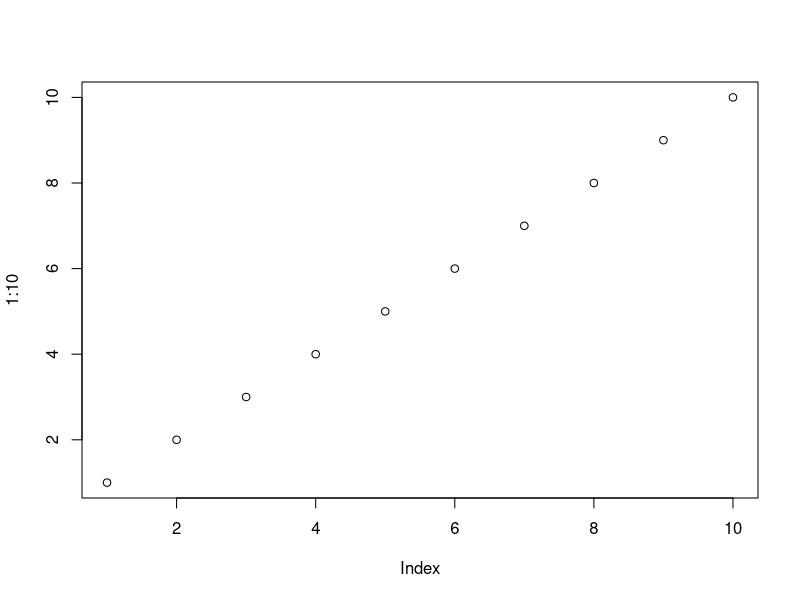
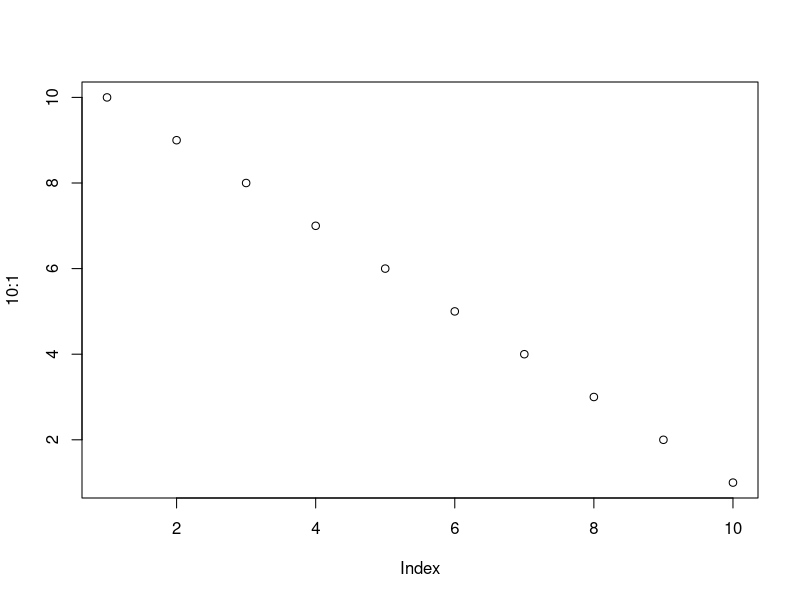
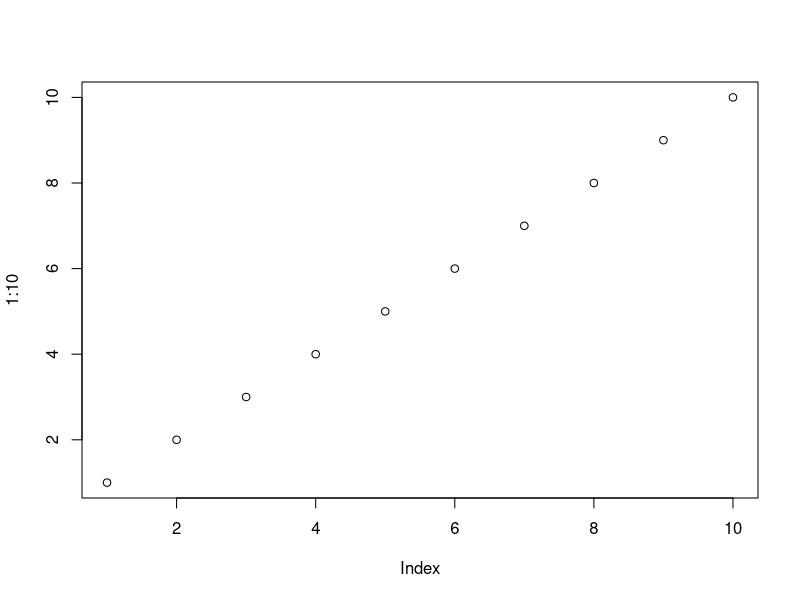
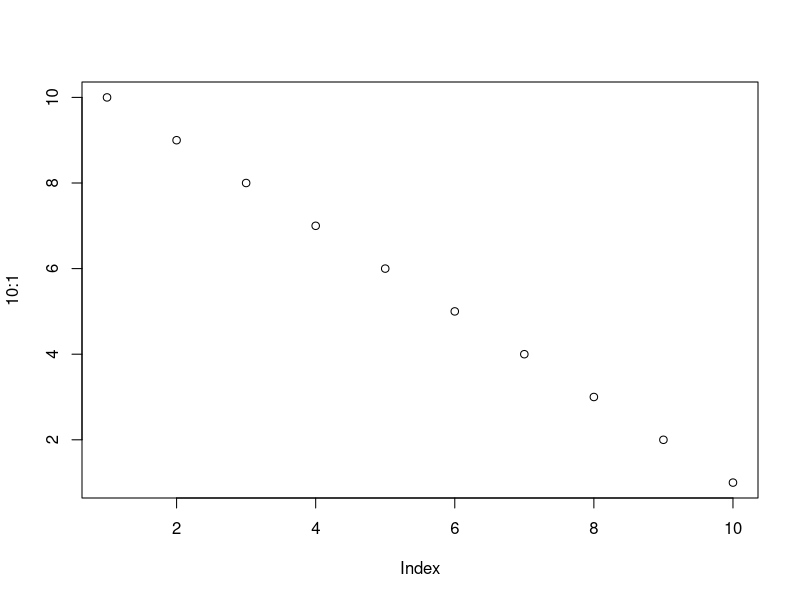
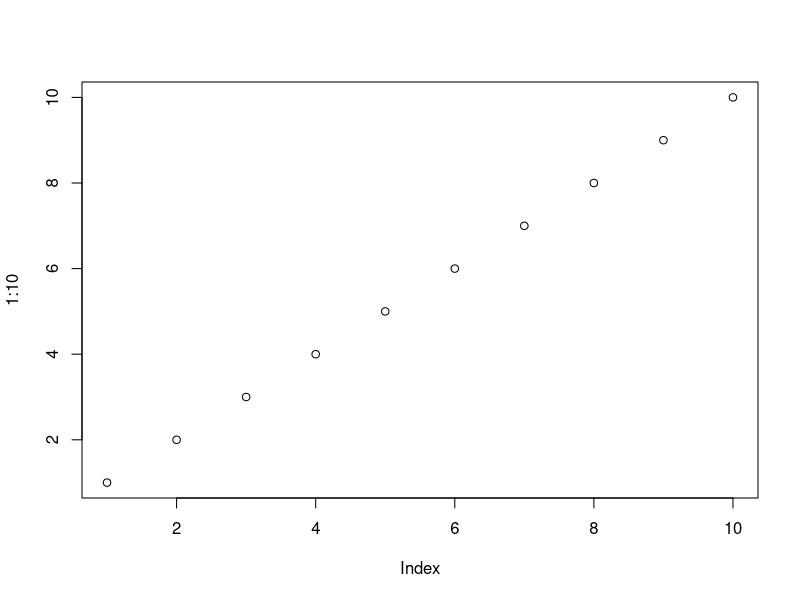
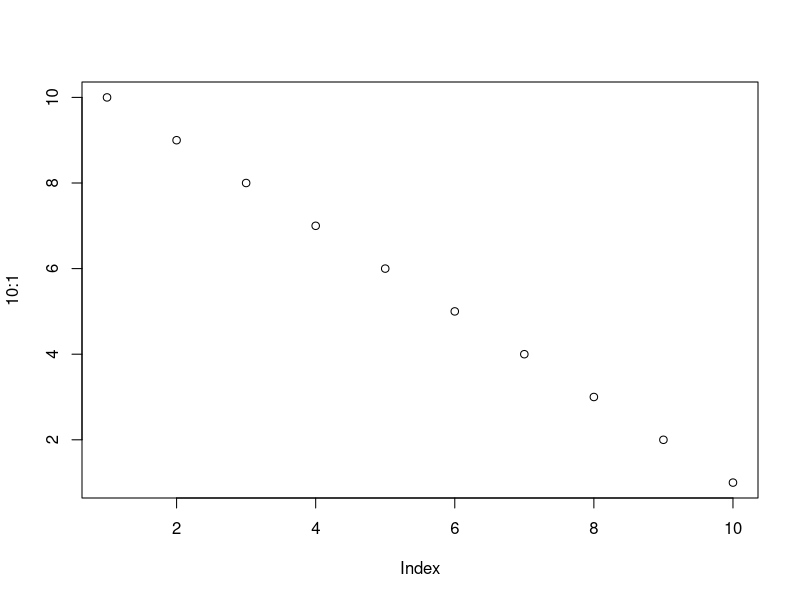
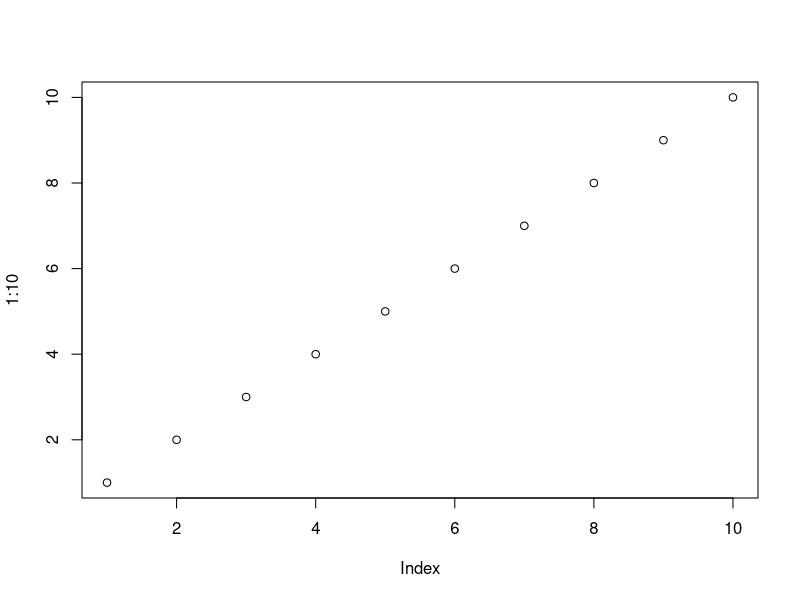
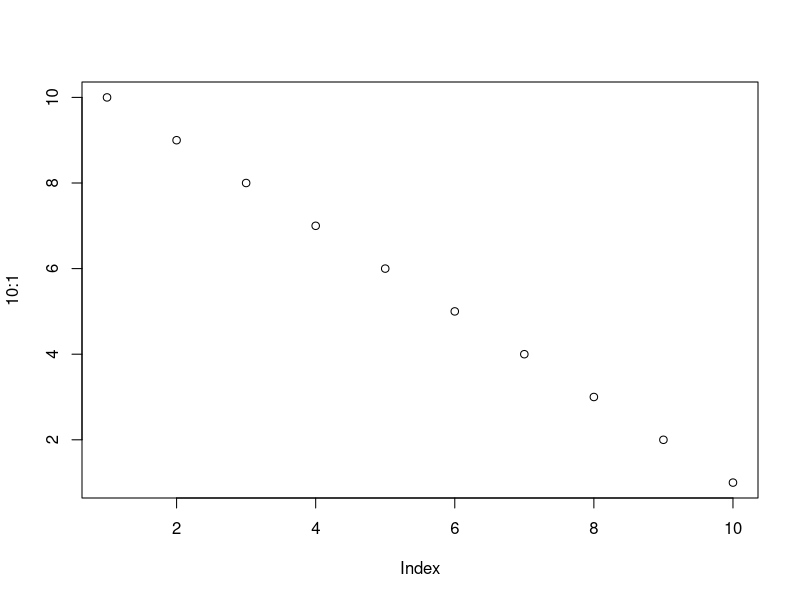

Write the R code that produced these figures, in order.
## ---- chunk 1
plot(1:10)
plot(10:1)
## ---- chunk 2
plot(1:10)
plot(10:1)
## ---- chunk 3
plot(1:10)
plot(10:1)
## ---- chunk 4
plot(1:10)
plot(10:1)
## ---- chunk 5
knitr::kable(head(mtcars, 10))
## ---- chunk 6
plot(1:10)
plot(10:1)
